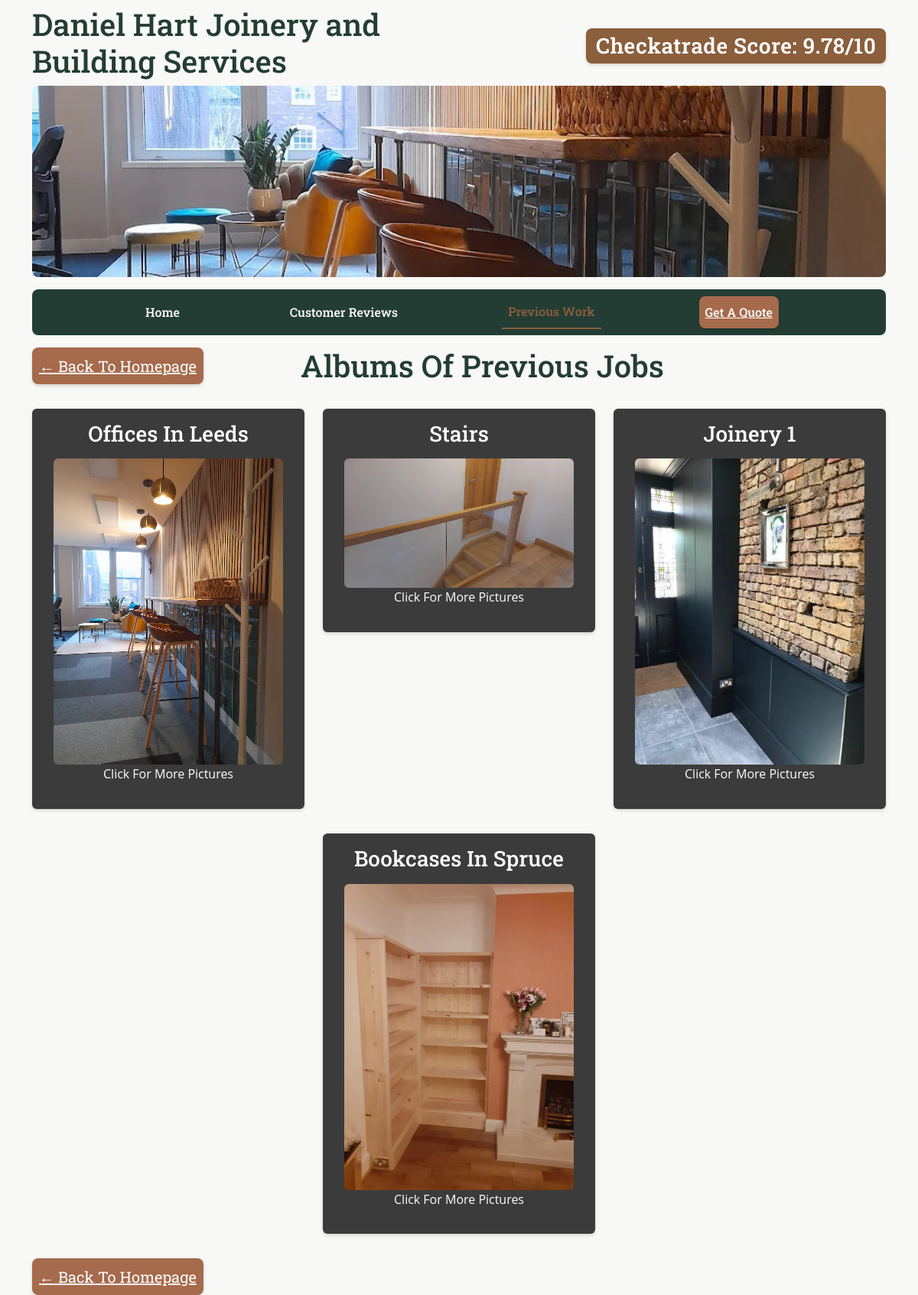
/pastwork/, run on the app's committed database.
### pastwork/models.py (models this page shows, shortened)
class PastWorkAlbum(models.Model):
    title = models.CharField(max_length=100)
    slug = models.SlugField(blank=True, null=True)

class ProjectImage(models.Model):
    image = models.ImageField(
        upload_to="product_images/", blank=True, null=True
        )
    album = models.ForeignKey(
        PastWorkAlbum, on_delete=models.CASCADE, related_name="images"
    )
    class Meta:
        verbose_name = "Project Image"
        verbose_name_plural = "Project Images"

### pastwork/views.py (the view)
# urls.py: path("pastwork/", include("pastwork.urls-pw"), name="pastwork"),
def pastwork(request):
    past_work_albums = PastWorkAlbum.objects.all()
    context = {
        'past_work_albums': past_work_albums,
    }
    return render(
        request,
        "pastwork/pastwork.html",
        context,
    )

### pastwork/templates/pastwork/pastwork.html (shortened to what this page needs)
{% extends "base.html" %}
{% block content %}
    <main class="container-lg">
        <div class="d-flex justify-content-between align-items-center mt-3 mb-3 gap-3 flex-wrap">
            <a href="{% url 'index' %}"
               class="btn btn-lg oaky-background p-2 rounded-3 text-white brown-quote">← Back To Homepage</a>
            <h1 class="mb-0 roboto-slab-headings">Albums Of Previous Jobs</h1>
        </div>
        <div class="row justify-content-center">
            {% for album in past_work_albums %}
                <a href="{% url 'pastwork_detail' slug=album.slug %}"
                   class="col-12 col-md-6 col-lg-4 mt-3 mb-3 text-decoration-none">
                    <div class="pw-card d-flex flex-column align-items-center text-center p-3 rounded-2">
                        <h3 class="pw-card-title">{{ album.title }}</h3>
                        {% if album.images.first %}
                            <img src="{{ album.images.first.image.url }}"
                                 alt="{{ album.title }}"
                                 width="300"
                                 height="200"
                                 class="img-fluid rounded mt-2">
                        {% endif %}
                        <p>Click For More Pictures</p>
                    </div>
                </a>
            {% endfor %}
        </div>
        <div class="text-start mt-3">
            <a href="{% url 'index' %}"
               class="btn btn-lg oaky-background p-2 rounded-3 text-white brown-quote">← Back To Homepage</a>
        </div>
    </main>
{% endblock content %}

### templates/base.html (shortened to what this page needs)
{% load static %}
<!DOCTYPE html>
<html lang="en">
      <head>
            <link href="https://cdn.jsdelivr.net/npm/bootstrap@5.3.0/dist/css/bootstrap.min.css"
                  rel="stylesheet">
            <link rel="stylesheet" href="{% static 'css/styles.css' %}">
      </head>
      <body>
            <div class="container-lg">
                  <header>
                        <div class="row">
                              <div class="col-6">
                                    <h1 class="roboto-slab-headings mt-2">Daniel Hart Joinery and Building Services</h1>
                              </div>
                              <div class="roboto-slab-headings col-6 d-flex justify-content-end mt-2">
                                    <h3 class="checkatrade-h3 my-auto">Checkatrade Score: 9.78/10</h3>
                              </div>
                              <div class="col-12">
                                    <img class="banner-img rounded-3"
                                         width="100%"
                                         height="250"
                                         src="{% static 'images/office-complete.png' %}"
                                         alt="Completed office photo">
                              </div>
                        </div>
                        <nav class="navbar navbar-expand-lg custom-navbar mt-3">
                              <div class="container-lg">
                                    <div class="collapse navbar-collapse" id="navbarNav">
                                          <ul class="navbar-nav w-100">
                                                <li class="nav-item">
                                                      <a class="nav-link {% if request.resolver_match.url_name == 'index' %}active{% endif %}"
                                                         href="{% url 'index' %}">Home</a>
                                                </li>
                                                <li class="nav-item">
                                                      <a class="nav-link {% if request.resolver_match.url_name == 'reviews' %}active{% endif %}" href="{% url 'reviews' %}">Customer Reviews</a>
                                                </li>
                                                <li class="nav-item">
                                                      <a class="nav-link {% if request.resolver_match.url_name == 'pastwork' %}active{% endif %}" href="{% url 'pastwork' %}">Previous Work</a>
                                                </li>
                                                <li class="nav-item">
                                                      <a class="oaky-background rounded-3 text-decoration-underline nav-link brown-quote " href="{% url 'enquiry_page' %}">Get A Quote</a>
                                                </li>
                                          </ul>
                                    </div>
                              </div>
                        </nav>
                  </header>
            </div>
            {% block content %}
            {% endblock content %}
      </body>
</html>

### static/css/styles.css (style rules this page uses)
.roboto-slab-headings { font-family: "Roboto Slab", serif; font-optical-sizing: auto; font-weight: 500; font-style: normal; }
.oaky-background { background-color: #A66A4C; }
body { background-color: #F8F8F6; font-family: 'Open Sans', sans-serif; color: #444; margin: 0; padding: 0; line-height: 1.6; }
h1, h2, h3 { font-family: 'Roboto Slab', serif; color: #233D34; margin-bottom: 0.5rem; }
.banner-img { object-fit: cover; border-radius: 8px; }
.checkatrade-h3 { background-color: #8B5E3C; color: #fff; padding: 0.4rem 0.8rem; border-radius: 8px; font-weight: 600; letter-spacing: 0.5px; box-shadow: 0 2px 4px rgba(0, 0, 0, 0.15); }
.custom-navbar { background-color: #233D34; border-radius: 8px; }
.custom-navbar .navbar-nav { display: flex; justify-content: space-evenly; align-items: center; width: 100%; }
.custom-navbar .nav-link { color: #fff; font-family: 'Roboto Slab', serif; font-weight: 500; transition: color 0.2s ease-in-out; }
.custom-navbar .nav-link.active { color: #8B5E3C !important; font-weight: 600; border-bottom: 2px solid #8B5E3C; }
.brown-quote { text-decoration: underline; font-family: 'Roboto Slab', serif; box-shadow: 0 2px 4px rgba(0, 0, 0, 0.15); }
.pw-card { box-shadow: 0 2px 4px rgba(0, 0, 0, 0.15); background-color: var(--oaky-background, #3b3b3b); color: #ffffff; padding: 1rem; transition: transform 0.2s ease, box-shadow 0.2s ease; }
.pw-card-title { text-decoration: none; color: #ffffff; margin-bottom: 0.5rem; }

### data on the page
PastWorkAlbum: title "Offices In Leeds", images.first.image (picture)
PastWorkAlbum: title "Stairs", images.first.image (picture)
PastWorkAlbum: title "Joinery 1", images.first.image (picture)
PastWorkAlbum: title "Bookcases In Spruce", images.first.image (picture)
